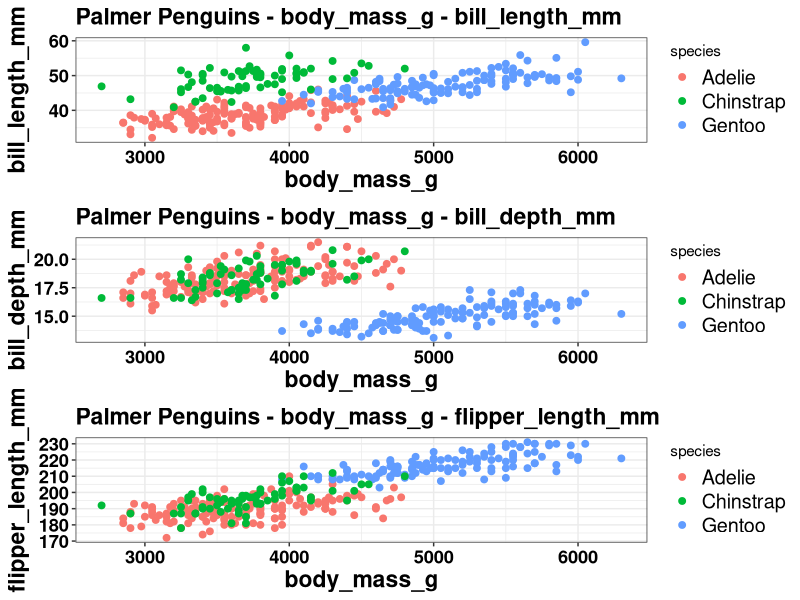
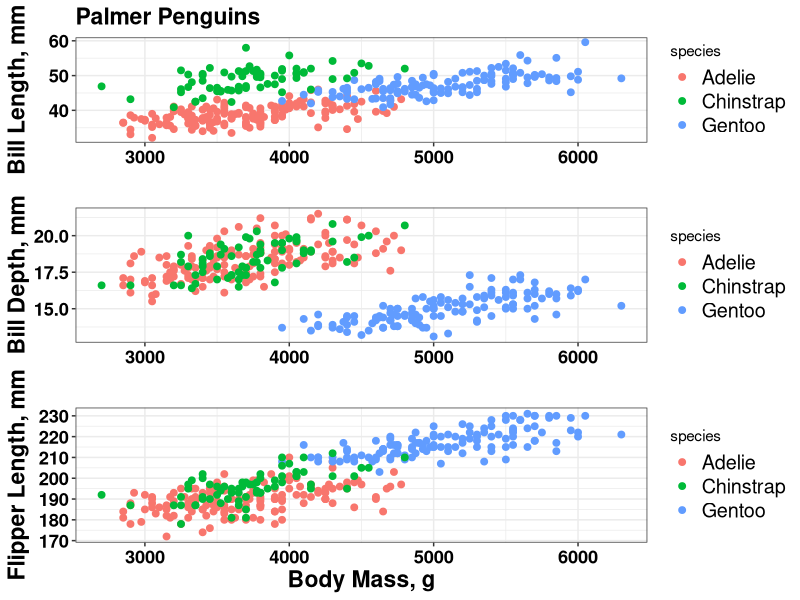
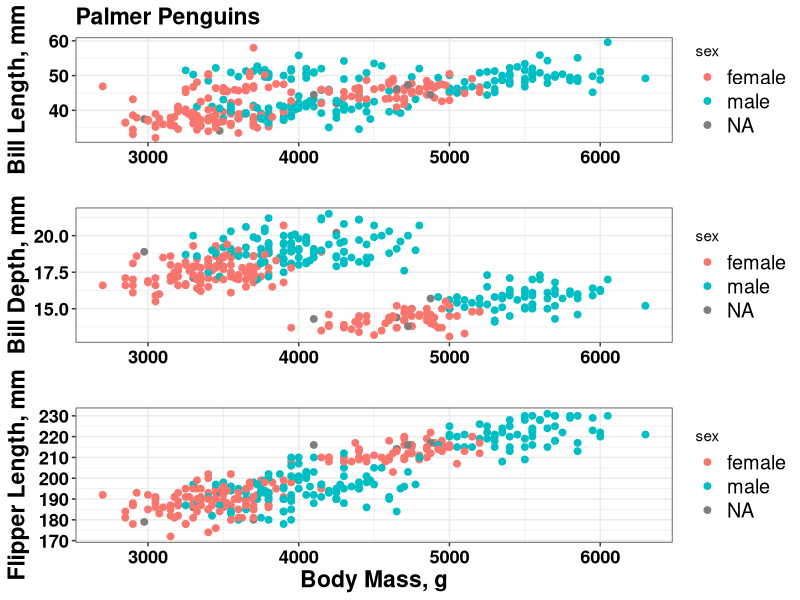

These charts were generated, in order, by the following R code:
## ---- chunk 1

## To run from command line:
## Rscript  -e "rmarkdown::render('~/lab/R/var-var-plot.Rmd', output_dir = '~/r-reports/')"
##   note: when running this as a .Rmd file you may have to type 'q' to get past the data load

library(dplyr)
library(ggplot2)
library(ggpubr) # Align plot grids
library(palmerpenguins)
data(package = 'palmerpenguins', verbose = FALSE)

pointSize <- 2

theme_jm1 <- theme_bw() + # A decent theme for HTML output
    theme(
          plot.title  = element_text(size = rel(1.5), family = 'Helvetica', face = 'bold'),
          plot.subtitle  = element_text(size = rel(1.3), family = 'Helvetica', face = 'bold'),
          axis.title  = element_text(size = rel(1.5), colour = 'black', face = 'bold'),
          axis.text.x = element_text(angle=0, size = rel(1.5), lineheight = 0.9, colour = 'black', vjust = 1, face = 'bold'),
          axis.text.y = element_text(size = rel(1.5), lineheight = 0.9, colour = 'black', hjust = 1, face = 'bold'),
          legend.key  = element_rect(colour = 'white', fill = 'white'),
          legend.text = element_text(size = rel(1.3))
    )

FigureWidth  <- 14
FigureHeight <- 9

str(penguins)

## ---- chunk 2

## For interactive use select a set of variables, batch job uses the last set defined

vars_to_plot_x <- c('flipper_length_mm', 'bill_length_mm', 'bill_depth_mm')
vars_to_plot_y <- c('bill_length_mm', 'bill_depth_mm', 'flipper_length_mm')

vars_to_plot_x <- c('body_mass_g', 'body_mass_g', 'body_mass_g')
vars_to_plot_y <- c('bill_length_mm', 'bill_depth_mm', 'flipper_length_mm')

penguinPlots <- list()                     # Holds individual plots until they are stacked with ggarrange
for (varnum in 1:length(vars_to_plot_x)) { # Variable variable names

    Title <- paste0('Palmer Penguins', ' - ', vars_to_plot_x[[varnum]], ' - ', vars_to_plot_y[[varnum]])

    penguinPlots[[varnum]] <- ggplot(penguins) +
        geom_point(aes_string(x = vars_to_plot_x[[varnum]], y = vars_to_plot_y[[varnum]], colour = 'species'), size = pointSize) +
        xlab(vars_to_plot_x[[varnum]]) + ylab(vars_to_plot_y[[varnum]]) +
        ggtitle(Title)  + theme_jm1
}

## ---- chunk 3

ggarrange(plotlist = penguinPlots, ncol = 1, nrow = length(penguinPlots), align = "v")

## ---- chunk 4

vars_to_plot_x <- c('body_mass_g', 'body_mass_g', 'body_mass_g')
vars_to_plot_y <- c('bill_length_mm', 'bill_depth_mm', 'flipper_length_mm')

axis_labels_x <- c('', '', 'Body Mass, g')
axis_labels_y <- c('Bill Length, mm', 'Bill Depth, mm', 'Flipper Length, mm')

genPlot <- function(data, title, vars_x, vars_y, ax_lbls_x, ax_lbls_y, var_color) {
    plots <- list()
    for (varnum in 1:length(vars_x)) {

        plots[[varnum]] <- ggplot(data) +
            geom_point(aes_string(x = vars_x[[varnum]], y = vars_y[[varnum]], colour = var_color), size = pointSize) +
            xlab(ax_lbls_x[[varnum]]) + ylab(ax_lbls_y[[varnum]]) +
            theme_jm1
        
        if (varnum == 1) plots[[varnum]] <- plots[[varnum]] + ggtitle(title) # Title only on top plot
    }
    return(plots)
}


## ---- chunk 5

penguinPlots2 <- genPlot(penguins,'Palmer Penguins', vars_to_plot_x, vars_to_plot_y, axis_labels_x, axis_labels_y, 'species')
ggarrange(plotlist = penguinPlots2, ncol = 1, nrow = length(penguinPlots2), align = "v")

## ---- chunk 6

penguinPlots2 <- genPlot(penguins,'Palmer Penguins', vars_to_plot_x, vars_to_plot_y, axis_labels_x, axis_labels_y, 'sex')
ggarrange(plotlist = penguinPlots2, ncol = 1, nrow = length(penguinPlots2), align = "v")

